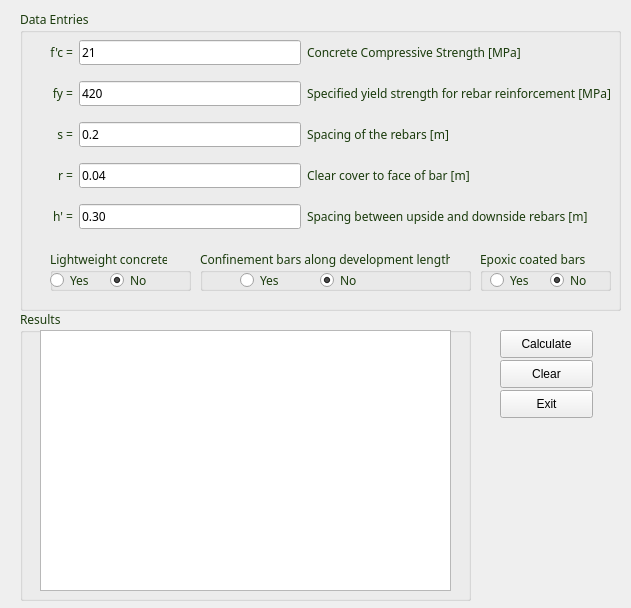
<?xml version="1.0" encoding="UTF-8"?>
<ui version="4.0">
 <class>Form</class>
 <widget class="QWidget" name="Form">
  <property name="geometry">
   <rect>
    <x>0</x>
    <y>0</y>
    <width>631</width>
    <height>608</height>
   </rect>
  </property>
  <property name="windowTitle">
   <string>Development lenghts - NSR-10</string>
  </property>
  <widget class="QPushButton" name="btn_exit">
   <property name="geometry">
    <rect>
     <x>500</x>
     <y>390</y>
     <width>93</width>
     <height>28</height>
    </rect>
   </property>
   <property name="text">
    <string>Exit</string>
   </property>
  </widget>
  <widget class="QPushButton" name="btn_calculate">
   <property name="geometry">
    <rect>
     <x>500</x>
     <y>330</y>
     <width>93</width>
     <height>28</height>
    </rect>
   </property>
   <property name="text">
    <string>Calculate</string>
   </property>
  </widget>
  <widget class="QGroupBox" name="data_entries">
   <property name="geometry">
    <rect>
     <x>20</x>
     <y>10</y>
     <width>601</width>
     <height>301</height>
    </rect>
   </property>
   <property name="palette">
    <palette>
     <active>
      <colorrole role="WindowText">
       <brush brushstyle="SolidPattern">
        <color alpha="255">
         <red>26</red>
         <green>59</green>
         <blue>12</blue>
        </color>
       </brush>
      </colorrole>
     </active>
     <inactive>
      <colorrole role="WindowText">
       <brush brushstyle="SolidPattern">
        <color alpha="255">
         <red>26</red>
         <green>59</green>
         <blue>12</blue>
        </color>
       </brush>
      </colorrole>
     </inactive>
     <disabled>
      <colorrole role="WindowText">
       <brush brushstyle="SolidPattern">
        <color alpha="255">
         <red>120</red>
         <green>120</green>
         <blue>120</blue>
        </color>
       </brush>
      </colorrole>
     </disabled>
    </palette>
   </property>
   <property name="font">
    <font>
     <family>Monospac821 BT</family>
    </font>
   </property>
   <property name="title">
    <string>Data Entries</string>
   </property>
   <property name="flat">
    <bool>false</bool>
   </property>
   <widget class="QWidget" name="gridLayoutWidget">
    <property name="geometry">
     <rect>
      <x>30</x>
      <y>20</y>
      <width>561</width>
      <height>211</height>
     </rect>
    </property>
    <layout class="QGridLayout" name="gridLayout">
     <item row="2" column="1">
      <widget class="QLineEdit" name="txt_sep">
       <property name="text">
        <string>0.2</string>
       </property>
      </widget>
     </item>
     <item row="1" column="2">
      <widget class="QLabel" name="label_7">
       <property name="text">
        <string>Specified yield strength for rebar reinforcement [MPa]</string>
       </property>
      </widget>
     </item>
     <item row="1" column="1">
      <widget class="QLineEdit" name="txt_fy">
       <property name="text">
        <string>420</string>
       </property>
      </widget>
     </item>
     <item row="4" column="2">
      <widget class="QLabel" name="label_16">
       <property name="text">
        <string>Spacing between upside and downside rebars [m]</string>
       </property>
      </widget>
     </item>
     <item row="0" column="1">
      <widget class="QLineEdit" name="txt_fc">
       <property name="text">
        <string>21</string>
       </property>
      </widget>
     </item>
     <item row="4" column="0">
      <widget class="QLabel" name="label_13">
       <property name="text">
        <string>h' =</string>
       </property>
       <property name="alignment">
        <set>Qt::AlignRight|Qt::AlignTrailing|Qt::AlignVCenter</set>
       </property>
      </widget>
     </item>
     <item row="0" column="0">
      <widget class="QLabel" name="label_2">
       <property name="text">
        <string>f'c =</string>
       </property>
       <property name="alignment">
        <set>Qt::AlignRight|Qt::AlignTrailing|Qt::AlignVCenter</set>
       </property>
      </widget>
     </item>
     <item row="0" column="2">
      <widget class="QLabel" name="label_6">
       <property name="text">
        <string>Concrete Compressive Strength [MPa]</string>
       </property>
      </widget>
     </item>
     <item row="3" column="1">
      <widget class="QLineEdit" name="txt_clear_dist">
       <property name="text">
        <string>0.04</string>
       </property>
      </widget>
     </item>
     <item row="4" column="1">
      <widget class="QLineEdit" name="txt_h_rebar">
       <property name="text">
        <string>0.30</string>
       </property>
      </widget>
     </item>
     <item row="1" column="0">
      <widget class="QLabel" name="label_3">
       <property name="text">
        <string>fy =</string>
       </property>
       <property name="alignment">
        <set>Qt::AlignRight|Qt::AlignTrailing|Qt::AlignVCenter</set>
       </property>
      </widget>
     </item>
     <item row="3" column="0">
      <widget class="QLabel" name="label_4">
       <property name="text">
        <string>r =</string>
       </property>
       <property name="alignment">
        <set>Qt::AlignRight|Qt::AlignTrailing|Qt::AlignVCenter</set>
       </property>
      </widget>
     </item>
     <item row="2" column="0">
      <widget class="QLabel" name="label">
       <property name="text">
        <string>s =</string>
       </property>
       <property name="alignment">
        <set>Qt::AlignRight|Qt::AlignTrailing|Qt::AlignVCenter</set>
       </property>
      </widget>
     </item>
     <item row="2" column="2">
      <widget class="QLabel" name="label_8">
       <property name="text">
        <string>Spacing of the rebars [m]</string>
       </property>
      </widget>
     </item>
     <item row="3" column="2">
      <widget class="QLabel" name="label_9">
       <property name="text">
        <string>Clear cover to face of bar [m]</string>
       </property>
      </widget>
     </item>
    </layout>
   </widget>
   <widget class="QGroupBox" name="groupBox_3">
    <property name="geometry">
     <rect>
      <x>460</x>
      <y>240</y>
      <width>131</width>
      <height>41</height>
     </rect>
    </property>
    <property name="font">
     <font>
      <family>Gadugi</family>
     </font>
    </property>
    <property name="title">
     <string>Epoxic coated bars</string>
    </property>
    <widget class="QRadioButton" name="radBtn_epoxic_yes">
     <property name="geometry">
      <rect>
       <x>10</x>
       <y>20</y>
       <width>95</width>
       <height>20</height>
      </rect>
     </property>
     <property name="text">
      <string>Yes</string>
     </property>
    </widget>
    <widget class="QRadioButton" name="radBtn_epoxic_no">
     <property name="geometry">
      <rect>
       <x>70</x>
       <y>20</y>
       <width>51</width>
       <height>20</height>
      </rect>
     </property>
     <property name="text">
      <string>No</string>
     </property>
     <property name="checked">
      <bool>true</bool>
     </property>
    </widget>
   </widget>
   <widget class="QGroupBox" name="groupBox_2">
    <property name="geometry">
     <rect>
      <x>180</x>
      <y>240</y>
      <width>271</width>
      <height>41</height>
     </rect>
    </property>
    <property name="font">
     <font>
      <family>Gadugi</family>
     </font>
    </property>
    <property name="title">
     <string>Confinement bars along development length</string>
    </property>
    <widget class="QRadioButton" name="radBtn_confined_yes">
     <property name="geometry">
      <rect>
       <x>40</x>
       <y>20</y>
       <width>95</width>
       <height>20</height>
      </rect>
     </property>
     <property name="text">
      <string>Yes</string>
     </property>
    </widget>
    <widget class="QRadioButton" name="radBtn_confined_no">
     <property name="geometry">
      <rect>
       <x>120</x>
       <y>20</y>
       <width>51</width>
       <height>20</height>
      </rect>
     </property>
     <property name="text">
      <string>No</string>
     </property>
     <property name="checked">
      <bool>true</bool>
     </property>
    </widget>
   </widget>
   <widget class="QGroupBox" name="groupBox">
    <property name="geometry">
     <rect>
      <x>30</x>
      <y>240</y>
      <width>141</width>
      <height>41</height>
     </rect>
    </property>
    <property name="font">
     <font>
      <family>Gadugi</family>
     </font>
    </property>
    <property name="title">
     <string>Lightweight concrete</string>
    </property>
    <widget class="QRadioButton" name="radBtn_liwe_yes">
     <property name="enabled">
      <bool>true</bool>
     </property>
     <property name="geometry">
      <rect>
       <x>0</x>
       <y>20</y>
       <width>95</width>
       <height>20</height>
      </rect>
     </property>
     <property name="mouseTracking">
      <bool>true</bool>
     </property>
     <property name="text">
      <string>Yes</string>
     </property>
    </widget>
    <widget class="QRadioButton" name="radBtn_liwe_no">
     <property name="geometry">
      <rect>
       <x>60</x>
       <y>20</y>
       <width>51</width>
       <height>20</height>
      </rect>
     </property>
     <property name="text">
      <string>No</string>
     </property>
     <property name="checked">
      <bool>true</bool>
     </property>
    </widget>
   </widget>
  </widget>
  <widget class="QGroupBox" name="groupBox_Results">
   <property name="geometry">
    <rect>
     <x>20</x>
     <y>310</y>
     <width>451</width>
     <height>291</height>
    </rect>
   </property>
   <property name="palette">
    <palette>
     <active>
      <colorrole role="WindowText">
       <brush brushstyle="SolidPattern">
        <color alpha="255">
         <red>26</red>
         <green>59</green>
         <blue>12</blue>
        </color>
       </brush>
      </colorrole>
     </active>
     <inactive>
      <colorrole role="WindowText">
       <brush brushstyle="SolidPattern">
        <color alpha="255">
         <red>26</red>
         <green>59</green>
         <blue>12</blue>
        </color>
       </brush>
      </colorrole>
     </inactive>
     <disabled>
      <colorrole role="WindowText">
       <brush brushstyle="SolidPattern">
        <color alpha="255">
         <red>120</red>
         <green>120</green>
         <blue>120</blue>
        </color>
       </brush>
      </colorrole>
     </disabled>
    </palette>
   </property>
   <property name="font">
    <font>
     <family>Monospac821 BT</family>
    </font>
   </property>
   <property name="title">
    <string>Results</string>
   </property>
   <widget class="QTextEdit" name="result_table">
    <property name="geometry">
     <rect>
      <x>20</x>
      <y>20</y>
      <width>411</width>
      <height>261</height>
     </rect>
    </property>
    <property name="font">
     <font>
      <family>Monospac821 BT</family>
      <pointsize>9</pointsize>
     </font>
    </property>
    <property name="lineWidth">
     <number>3</number>
    </property>
    <property name="sizeAdjustPolicy">
     <enum>QAbstractScrollArea::AdjustToContents</enum>
    </property>
   </widget>
  </widget>
  <widget class="QPushButton" name="pushButton">
   <property name="geometry">
    <rect>
     <x>500</x>
     <y>360</y>
     <width>93</width>
     <height>28</height>
    </rect>
   </property>
   <property name="text">
    <string>Clear</string>
   </property>
  </widget>
  <zorder>btn_exit</zorder>
  <zorder>btn_calculate</zorder>
  <zorder>groupBox_Results</zorder>
  <zorder>pushButton</zorder>
  <zorder>data_entries</zorder>
 </widget>
 <resources/>
 <connections>
  <connection>
   <sender>btn_exit</sender>
   <signal>clicked()</signal>
   <receiver>Form</receiver>
   <slot>close()</slot>
   <hints>
    <hint type="sourcelabel">
     <x>500</x>
     <y>370</y>
    </hint>
    <hint type="destinationlabel">
     <x>256</x>
     <y>24</y>
    </hint>
   </hints>
  </connection>
  <connection>
   <sender>pushButton</sender>
   <signal>clicked()</signal>
   <receiver>result_table</receiver>
   <slot>clear()</slot>
   <hints>
    <hint type="sourcelabel">
     <x>572</x>
     <y>355</y>
    </hint>
    <hint type="destinationlabel">
     <x>425</x>
     <y>492</y>
    </hint>
   </hints>
  </connection>
 </connections>
</ui>
